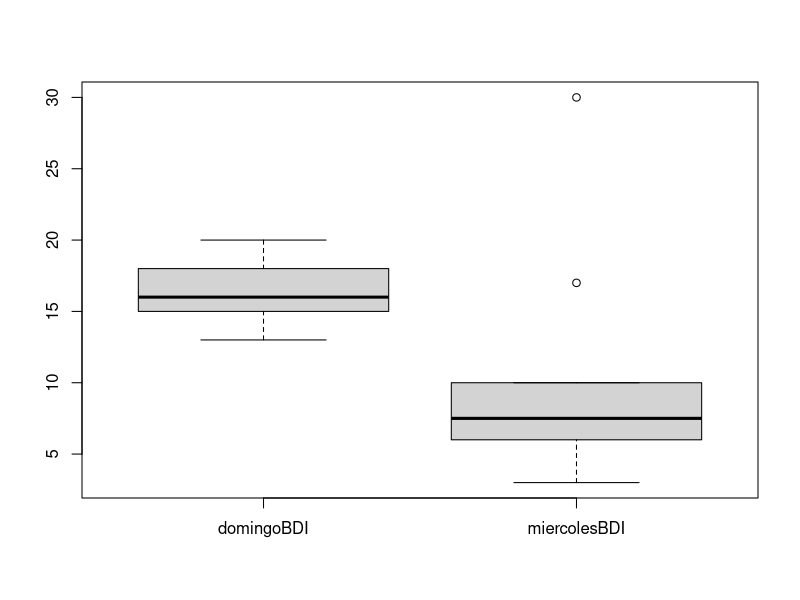
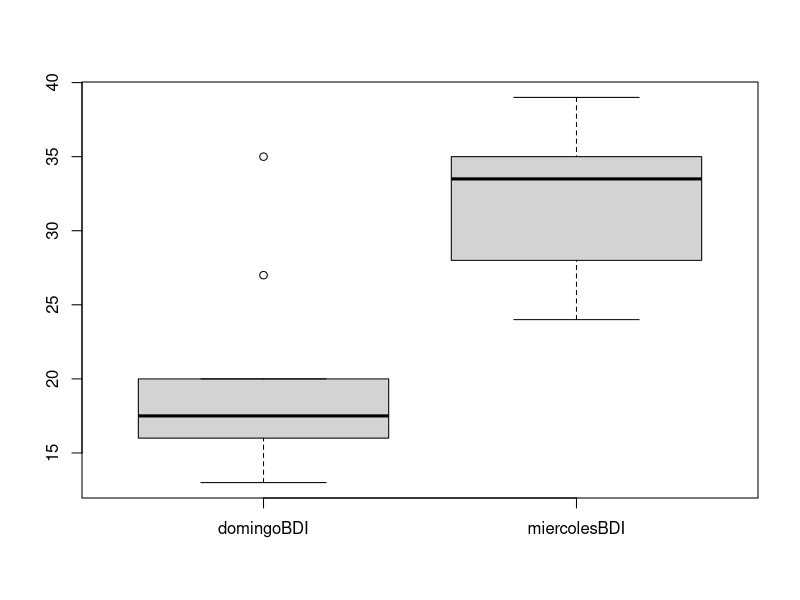

Recreate these plots in R, in order.
#####################
#Importacion de datos
#####################
droga<-gl(2,10,length=20,labels=c("Extasis","Alcohol"),
          ordered=T)
domingoBDI<-c(15,35,16,18,19,17,27,16,13,20,
              16,15,20,15,16,13,14,19,18,18)
miercolesBDI<-c(28,35,35,24,39,32,27,29,36,35,
                5,6,30,8,9,7,6,17,3,10)
drogaDatos<-data.frame(droga,domingoBDI,miercolesBDI)
alcoholDatos <- drogaDatos[drogaDatos$droga ==
                          "Alcohol",]
extasisDatos <- drogaDatos[drogaDatos$droga ==
                          "Extasis",]

#####################
#Exploracion de datos
#####################
#Graficos
boxplot(alcoholDatos[,2:3])
boxplot(extasisDatos[,2:3])

#Estadisticos
summary(alcoholDatos)
summary(extasisDatos)

#Contraste normalidad
shapiro.test(alcoholDatos$miercolesBDI)
shapiro.test(alcoholDatos$domingoBDI)
shapiro.test(extasisDatos$miercolesBDI)
shapiro.test(extasisDatos$domingoBDI)

######################################
#Contraste Rangos Signados de Wilcoxon
######################################
alcoholModelo<-wilcox.test(alcoholDatos$miercolesBDI,
                           alcoholDatos$domingoBDI,
                           paired=T,correct=F,exact=F)
alcoholModelo

extasisModelo<-wilcox.test(extasisDatos$miercolesBDI,
                           extasisDatos$domingoBDI,
                           paired=T,correct=F,exact=F)
extasisModelo

###################
#Tamanio del efecto
###################
rFromWilcox<-function(wilcoxModel, N){
  z<- qnorm(wilcoxModel$p.value/2)
  r<- z/ sqrt(N)
  cat(wilcoxModel$data.name, "Effect Size, r = ", r)
}

rFromWilcox(alcoholModelo, 20)
rFromWilcox(extasisModelo, 20)
